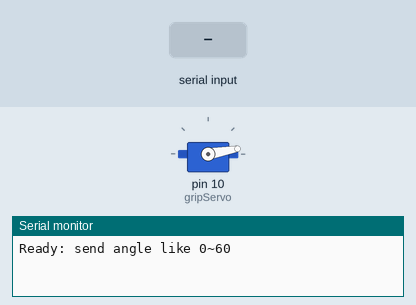
The sketch below on a simulated Arduino Uno, built with avr-gcc and run on an emulated ATmega328P. Parts: servo, the last lines printed to the serial monitor. The inputs (shaded band) are chosen by the test bench.

Above: at 1.2 s.
1.3 s: "90,45\n" received over Serial
At 1.9 s:
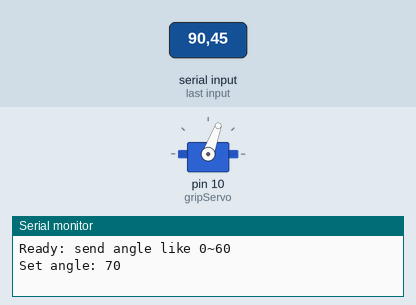
2.8 s: "30,150\n" received over Serial
At 3.1 s:
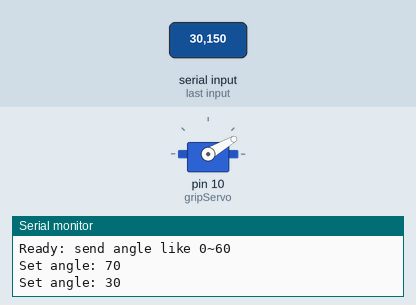
4.3 s: "5\n" received over Serial
At 5.4 s:
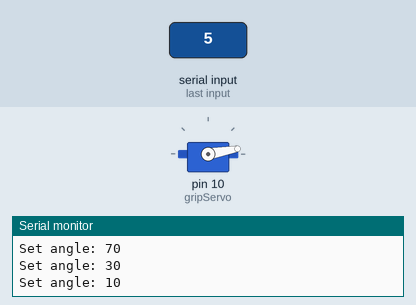
5.8 s: "90\n" received over Serial
At 6.6 s:
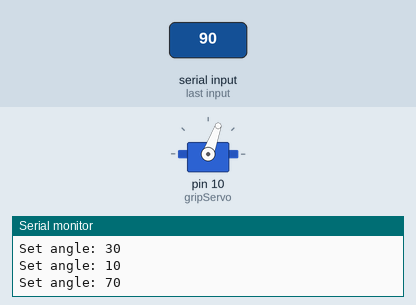
Timing chart, 0 to 8.3 s (numbered marks = the images above; inputs shaded):
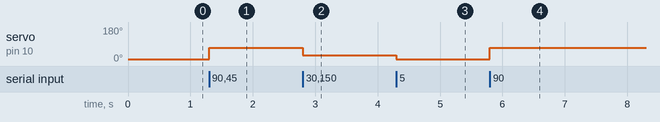

Measured:
- after the input at 1.3 s, servo on pin 10 (gripServo): 10° → 70° at once
- after the input at 2.8 s, servo on pin 10 (gripServo): 70° → 30° at once
- after the input at 4.3 s, servo on pin 10 (gripServo): 30° → 10° at once
- after the input at 5.8 s, servo on pin 10 (gripServo): 10° → 70° at once

The sketch:

1grasp.ino
```cpp
#include <Servo.h>

Servo gripServo;   // 그리퍼 서보 1개

void setup() {
  Serial.begin(115200);   // 노트북과 시리얼 통신 속도

  gripServo.attach(10);   // D10 핀에 서보 신호선 연결
  gripServo.write(10);     // 초기: 벌어진 상태(10도)

  Serial.println("Ready: send angle like 0~60");
}

void loop() {
  if (Serial.available()) {
    // 노트북에서 "30\n" 이런 식으로 보낸다고 가정
    String line = Serial.readStringUntil('\n');
    line.trim();  // 앞뒤 공백 제거

    int angle = line.toInt();        // 문자열 -> 정수
    angle = constrain(angle, 10, 70); // 안전하게 10~70 제한

    gripServo.write(angle);          // 서보 회전

    Serial.print("Set angle: ");
    Serial.println(angle);
  }
}
```
